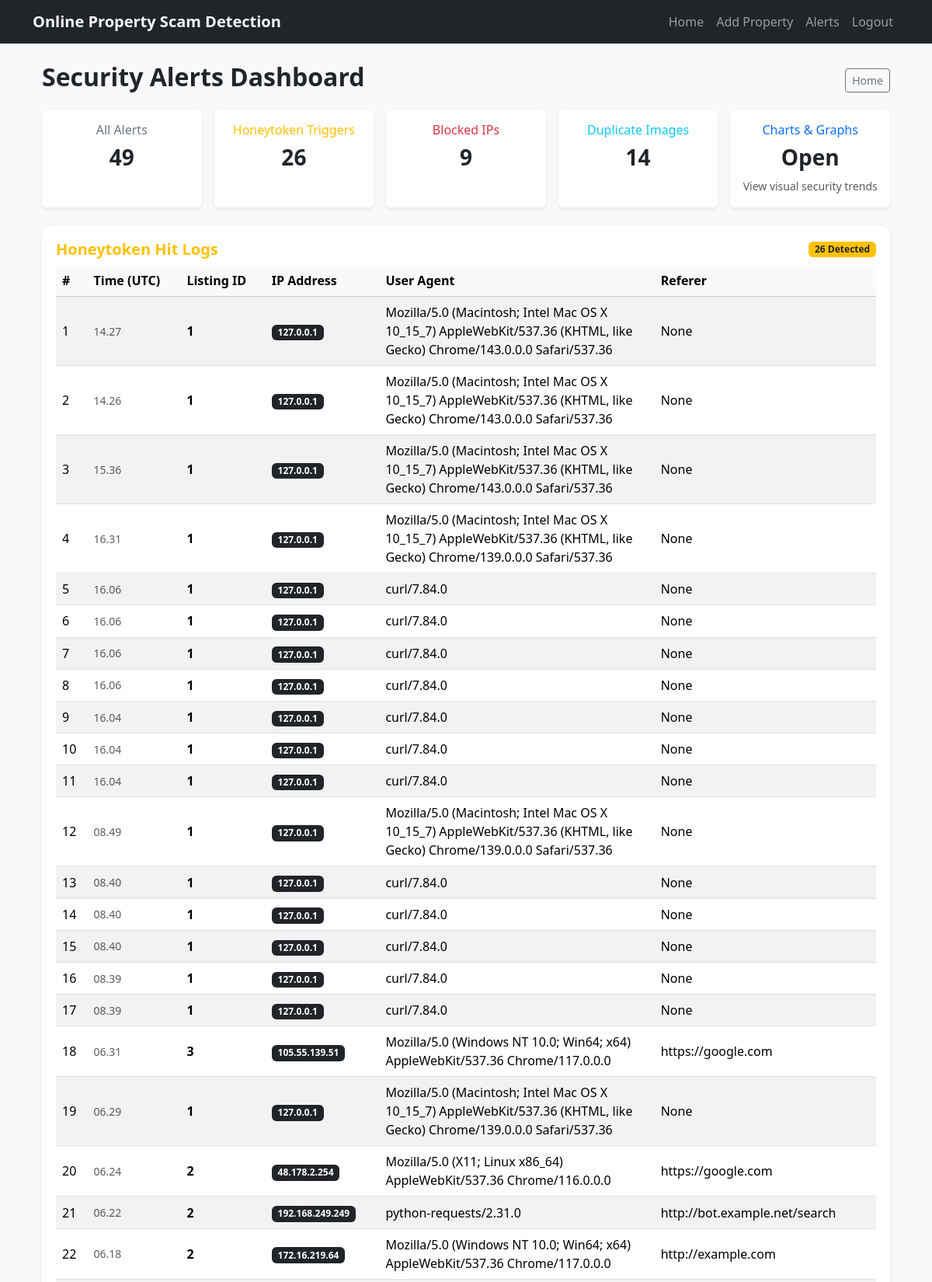
Page /admin/alerts (signed in, upper part) on the committed database.
### tables this page shows
CREATE TABLE honey_hits (
  id INTEGER PRIMARY KEY AUTOINCREMENT,
  listing_id INTEGER,
  ip TEXT,
  ua TEXT,
  referer TEXT,
  ts TEXT
);

### app.py (the view)
@app.route('/admin/alerts')
def admin_alerts():
    if not is_admin():
        return require_admin()
    view = request.args.get('view', 'all')
    hits = get_recent_honey_hits() if view in ('all', 'hits') else []
    blocked = get_blocked_ips() if view in ('all', 'blocked') else []
    total_hits = len(get_recent_honey_hits())
    total_blocked = len(get_blocked_ips())
    duplicates = get_duplicate_listings()
    total_duplicates = len(duplicates)
    return render_template(
        'admin_alerts.html',
        hits=hits,
        blocked=blocked,
        duplicates=duplicates,
        active_view=view,
        total_hits=total_hits,
        total_blocked=total_blocked,
        total_duplicates=total_duplicates
    )

### app.py (called while the page is built)
def get_db_connection():
    conn = sqlite3.connect(DB_PATH)
    conn.row_factory = sqlite3.Row
    return conn

def get_recent_honey_hits(limit=200):
    conn = get_db_connection()
    rows = conn.execute(
        'SELECT * FROM honey_hits ORDER BY ts DESC LIMIT ?',
        (limit,)
    ).fetchall()
    conn.close()
    return [dict(r) for r in rows]

def get_blocked_ips():
    conn = get_db_connection()
    rows = conn.execute(
        'SELECT * FROM blocklist ORDER BY blocked_at DESC'
    ).fetchall()
    conn.close()
    return [dict(r) for r in rows]

def get_duplicate_listings():
    conn = get_db_connection()
    rows = conn.execute(
        'SELECT * FROM listings WHERE is_duplicate = 1 ORDER BY id DESC'
    ).fetchall()
    conn.close()
    return [dict(r) for r in rows]

def is_admin():
    return session.get("is_admin", False)

@app.context_processor
def inject_is_admin():
    return {"is_admin": is_admin()}

@app.before_request
def block_bad_ips():
    ip = request.remote_addr
    if ip in ('127.0.0.1', '::1'):
        return
    if is_ip_blocked(ip):
        return "🚫 Access denied — your IP is blocked.", 403

### templates/admin_alerts.html (shortened to what this page needs)
{% extends "base.html" %}
{% block content %}
<div class="container mt-4">
  <div class="d-flex justify-content-between align-items-center mb-3">
    <h2 class="fw-bold">Security Alerts Dashboard</h2>
    <div>
      <a href="{{ url_for('index') }}" class="btn btn-outline-secondary btn-sm">Home</a>
    </div>
  </div>
  <div class="row row-cols-1 row-cols-md-5 g-3 mb-4">
    <div class="col">
      <a href="{{ url_for('admin_alerts', view='all') }}" class="text-decoration-none">
        <div class="card text-center shadow-sm h-100 {% if active_view == 'all' %}border-success border-3{% endif %}">
          <div class="card-body">
            <h6 class="text-secondary">All Alerts</h6>
            <h3 class="fw-bold">{{ total_hits + total_blocked + total_duplicates }}</h3>
          </div>
        </div>
      </a>
    </div>
    <div class="col">
      <a href="{{ url_for('admin_alerts', view='hits') }}" class="text-decoration-none">
        <div class="card text-center shadow-sm h-100 {% if active_view == 'hits' %}border-warning border-3{% endif %}">
          <div class="card-body">
            <h6 class="text-warning">Honeytoken Triggers</h6>
            <h3 class="fw-bold">{{ total_hits }}</h3>
          </div>
        </div>
      </a>
    </div>
    <div class="col">
      <a href="{{ url_for('admin_alerts', view='blocked') }}" class="text-decoration-none">
        <div class="card text-center shadow-sm h-100 {% if active_view == 'blocked' %}border-danger border-3{% endif %}">
          <div class="card-body">
            <h6 class="text-danger">Blocked IPs</h6>
            <h3 class="fw-bold">{{ total_blocked }}</h3>
          </div>
        </div>
      </a>
    </div>
    <div class="col">
      <a href="{{ url_for('admin_alerts', view='duplicates') }}" class="text-decoration-none">
        <div class="card text-center shadow-sm h-100 {% if active_view == 'duplicates' %}border-info border-3{% endif %}">
          <div class="card-body">
            <h6 class="text-info">Duplicate Images</h6>
            <h3 class="fw-bold">{{ total_duplicates }}</h3>
          </div>
        </div>
      </a>
    </div>
    <div class="col">
      <a href="{{ url_for('admin_stats') }}" class="text-decoration-none">
        <div class="card text-center shadow-sm h-100 card-hover">
          <div class="card-body">
            <h6 class="text-primary">Charts &amp; Graphs</h6>
            <h3 class="fw-bold">Open</h3>
            <small class="text-muted">View visual security trends</small>
          </div>
        </div>
      </a>
    </div>
  </div>
  {% if active_view in ('all','hits') %}
  <div class="table-wrapper mb-4">
    <div class="d-flex justify-content-between align-items-center mb-2">
      <h5 class="fw-semibold mb-0 text-warning">Honeytoken Hit Logs</h5>
      <span class="badge bg-warning text-dark">{{ hits|length }} Detected</span>
    </div>
    <div class="table-responsive">
      <table class="table table-striped align-middle table-hover">
        <thead class="table-light">
          <tr>
            <th>#</th>
            <th>Time (UTC)</th>
            <th>Listing ID</th>
            <th>IP Address</th>
            <th>User Agent</th>
            <th>Referer</th>
          </tr>
        </thead>
        <tbody>
          {% for h in hits %}
          <tr>
            <td>{{ loop.index }}</td>
            <td class="text-muted small">
              {% set ts = h['ts'] %}
              {% if ts %}
                {{ ts[11:16] | replace(':', '.') }}
              {% else %}
                -
              {% endif %}
            </td>
            <td><strong>{{ h['listing_id'] }}</strong></td>
            <td><span class="badge bg-dark text-white">{{ h['ip'] }}</span></td>
            <td style="max-width: 300px; overflow-x: auto;">{{ h['ua'] }}</td>
            <td style="max-width: 300px; overflow-x: auto;">{{ h['referer'] }}</td>
          </tr>
          {% else %}
          <tr><td colspan="6" class="text-center text-muted py-4">No honey hits recorded.</td></tr>
          {% endfor %}
        </tbody>
      </table>
    </div>
  </div>
  {% endif %}
</div>
{% endblock %}

### templates/base.html (shortened to what this page needs)
<!doctype html>
<html lang="en">
<head>
  <link href="https://cdn.jsdelivr.net/npm/bootstrap@5.3.3/dist/css/bootstrap.min.css" rel="stylesheet">
  <link rel="stylesheet" href="{{ url_for('static', filename='css/style.css') }}">
</head>
<body>
  <nav class="navbar navbar-expand-lg navbar-dark bg-dark">
  <div class="container">
    <a class="navbar-brand" href="/">Online Property Scam Detection</a>
    <div class="collapse navbar-collapse" id="navMenu">
      <ul class="navbar-nav ms-auto">
        <li class="nav-item">
          <a class="nav-link" href="/">Home</a>
        </li>
        {% if is_admin %}
          <li class="nav-item">
            <a class="nav-link" href="/admin">Add Property</a>
          </li>
          <li class="nav-item">
            <a class="nav-link" href="/admin/alerts">Alerts</a>
          </li>
          <li class="nav-item">
            <a class="nav-link" href="{{ url_for('logout') }}">Logout</a>
          </li>
        {% else %}
          <li class="nav-item">
            <a class="nav-link" href="/admin/login">Admin Login</a>
          </li>
        {% endif %}
      </ul>
    </div>
  </div>
</nav>
  <div class="container mt-4">
    {% block content %}{% endblock %}
  </div>
</body>
</html>

### static/css/style.css (style rules this page uses)
body { background-color: #f8f9fa; }
.card { border: none; transition: transform 0.2s ease; }
.navbar-brand { font-weight: bold; color: #f8f9fa !important; }
.card { transition: transform 0.3s ease-in-out; }

### templates/admin_alerts.html (style rules this page uses)
.table-wrapper { background: white; border-radius: 12px; box-shadow: 0 2px 6px rgba(0,0,0,0.08); padding: 18px; }

### rows in the picture
honey_hits: ts "14.27", listing_id "1", ip "127.0.0.1", ua "Mozilla/5.0 (Macintosh; Intel Mac OS X 10_15_7) AppleWebKit/537.36 (KHTML, like Gecko) Chrome/143.0.0.0 Safari/537.36", referer "None"
honey_hits: ts "14.26", listing_id "1", ip "127.0.0.1", ua "Mozilla/5.0 (Macintosh; Intel Mac OS X 10_15_7) AppleWebKit/537.36 (KHTML, like Gecko) Chrome/143.0.0.0 Safari/537.36", referer "None"
honey_hits: ts "15.36", listing_id "1", ip "127.0.0.1", ua "Mozilla/5.0 (Macintosh; Intel Mac OS X 10_15_7) AppleWebKit/537.36 (KHTML, like Gecko) Chrome/143.0.0.0 Safari/537.36", referer "None"
honey_hits: ts "16.31", listing_id "1", ip "127.0.0.1", ua "Mozilla/5.0 (Macintosh; Intel Mac OS X 10_15_7) AppleWebKit/537.36 (KHTML, like Gecko) Chrome/139.0.0.0 Safari/537.36", referer "None"
honey_hits: ts "16.06", listing_id "1", ip "127.0.0.1", ua "curl/7.84.0", referer "None"
honey_hits: ts "16.06", listing_id "1", ip "127.0.0.1", ua "curl/7.84.0", referer "None"
honey_hits: ts "16.06", listing_id "1", ip "127.0.0.1", ua "curl/7.84.0", referer "None"
honey_hits: ts "16.06", listing_id "1", ip "127.0.0.1", ua "curl/7.84.0", referer "None"
honey_hits: ts "16.04", listing_id "1", ip "127.0.0.1", ua "curl/7.84.0", referer "None"
honey_hits: ts "16.04", listing_id "1", ip "127.0.0.1", ua "curl/7.84.0", referer "None"
honey_hits: ts "16.04", listing_id "1", ip "127.0.0.1", ua "curl/7.84.0", referer "None"
honey_hits: ts "08.49", listing_id "1", ip "127.0.0.1", ua "Mozilla/5.0 (Macintosh; Intel Mac OS X 10_15_7) AppleWebKit/537.36 (KHTML, like Gecko) Chrome/139.0.0.0 Safari/537.36", referer "None"
honey_hits: ts "08.40", listing_id "1", ip "127.0.0.1", ua "curl/7.84.0", referer "None"
honey_hits: ts "08.40", listing_id "1", ip "127.0.0.1", ua "curl/7.84.0", referer "None"
honey_hits: ts "08.40", listing_id "1", ip "127.0.0.1", ua "curl/7.84.0", referer "None"
honey_hits: ts "08.39", listing_id "1", ip "127.0.0.1", ua "curl/7.84.0", referer "None"
honey_hits: ts "08.39", listing_id "1", ip "127.0.0.1", ua "curl/7.84.0", referer "None"
honey_hits: ts "06.31", listing_id "3", ip "105.55.139.51", ua "Mozilla/5.0 (Windows NT 10.0; Win64; x64) AppleWebKit/537.36 Chrome/117.0.0.0", referer "https://google.com"
honey_hits: ts "06.29", listing_id "1", ip "127.0.0.1", ua "Mozilla/5.0 (Macintosh; Intel Mac OS X 10_15_7) AppleWebKit/537.36 (KHTML, like Gecko) Chrome/139.0.0.0 Safari/537.36", referer "None"
honey_hits: ts "06.24", listing_id "2", ip "48.178.2.254", ua "Mozilla/5.0 (X11; Linux x86_64) AppleWebKit/537.36 Chrome/116.0.0.0", referer "https://google.com"
honey_hits: ts "06.22", listing_id "2", ip "192.168.249.249", ua "python-requests/2.31.0", referer "http://bot.example.net/search"
honey_hits: ts "06.18", listing_id "2", ip "172.16.219.64", ua "Mozilla/5.0 (Windows NT 10.0; Win64; x64) AppleWebKit/537.36 Chrome/117.0.0.0", referer "http://example.com"

### other values in the picture
{{ total_hits + total_blocked + total_duplicates }} "49"
{{ total_hits }} "26"
{{ total_blocked }} "9"
{{ total_duplicates }} "14"
{{ hits|length }} "26"
